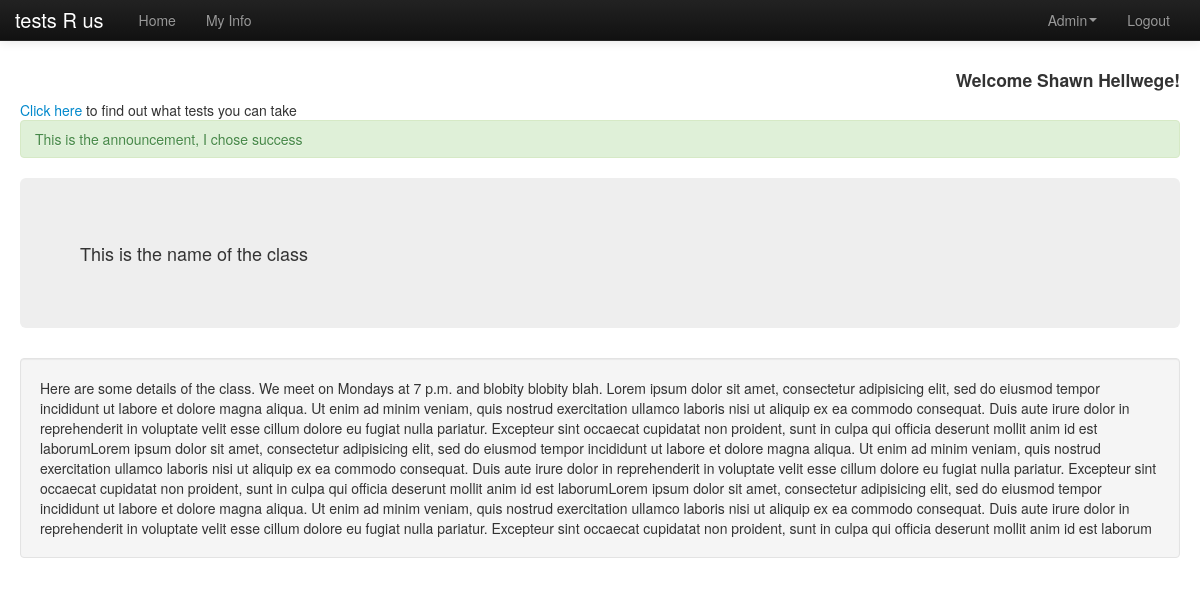
/index.php (signed in), run on the app's committed database.
### tables this page shows
CREATE TABLE `users` (
  `id` int(11) NOT NULL AUTO_INCREMENT,
  `class_id` int(11) DEFAULT NULL,
  `username` varchar(100) DEFAULT NULL,
  `password` varchar(100) DEFAULT NULL,
  `user_group` int(11) DEFAULT NULL,
  `first` varchar(100) DEFAULT NULL,
  `last` varchar(100) DEFAULT NULL,
  `address1` varchar(100) DEFAULT NULL,
  `address2` varchar(100) DEFAULT NULL,
  `city` varchar(100) DEFAULT NULL,
  `state` varchar(100) DEFAULT NULL,
  `zip` varchar(100) DEFAULT NULL,
  `major` varchar(100) DEFAULT NULL,
  `last_login` datetime DEFAULT NULL,
  `date_created` datetime DEFAULT NULL,
  PRIMARY KEY (`id`)
);

CREATE TABLE `class` (
  `id` int(11) NOT NULL AUTO_INCREMENT,
  `name` varchar(100) DEFAULT NULL,
  `description` text,
  `announcement` text,
  `message_type` varchar(45) DEFAULT NULL,
  PRIMARY KEY (`id`)
);

### index.php (the view, shortened to what this page needs)
<?php
include_once("includes/start.php");
?>
<!DOCTYPE html>
<html>
<head>
<link rel="stylesheet" type="text/css" href="css/bootstrap.css">
<link rel="stylesheet" type="text/css" href="css/bootstrap-responsive.css">
<link href="css/mystyles.css" rel="stylesheet" type="text/css">
</head>
<body>
<div class="navbar navbar-inverse navbar-fixed-top">
  <div class="navbar-inner">
    <div class="container">
      <a class="brand" href="#">tests R us</a>
      <div class="nav-collapse collapse">
        <ul class="nav">
          <li><a href="index.php">Home</a></li>
          <li><a href="myinfo.php">My Info</a></li>
        </ul>
        <ul class="nav pull-right">
        <?PHP
        $username=$_SESSION['username'];
        $adminquery="SELECT * FROM users WHERE username='$username'";
        $adminresult = mysqli_query($mysqli, $adminquery);
        $admin = mysqli_fetch_array($adminresult);
        if ($admin['user_group']==1){
        echo "<li class='dropdown'><a href='#' class='dropdown-toggle' data-toggle='dropdown'>Admin<b class='caret'></b></a>
            <ul class='dropdown-menu'>
              <li><a href='admin-tests.php'>Tests</a></li>
              <li><a href='admin-users.php'>Users</a></li>
              <li><a href='admin-class.php'>Class details</a></li>
            </ul>
        </li>";
		}?>
          <li><a href="logout.php">Logout</a></li>
        </ul>
      </div>
    </div>
  </div>
</div>
<div class="container-fluid">
<?php
$username=$_SESSION['username'];
$query = "select * from users where username='$username'";
$result = mysqli_query($mysqli, $query) or die();
$row = mysqli_fetch_assoc($result);
?>
<div class="pull-right"><h4>Welcome <?php echo $row['first']?> <?php echo $row['last']?>!</h4></div>
<div class="clearfix"></div>
<?php
$queryselect="select * from `class` WHERE `id`='1';";
$resultselect = mysqli_query($mysqli, $queryselect);
$resultarray = mysqli_fetch_array($resultselect);
?>
<a href="student-tests.php">Click here</a> to find out what tests you can take
<div class="<?php echo  @$resultarray['message_type']?>"><?php echo  @$resultarray['announcement']?></div>
<div class="hero-unit"><?php echo  @$resultarray['name']?></div>
<div class="well"><?php echo  @$resultarray['description']?></div>
 </div>
</body>
</html>

### css/mystyles.css (style rules this page uses)
body { padding-top: 60px; }

### data on the page
users: first "Shawn", last "Hellwege"
class: announcement "This is the announcement, I chose success", name "This is the name of the class", description "Here are some details of the class. We meet on Mondays at 7 p.m. and blobity blobity blah. Lorem ipsum dolor sit amet, consectetur adipisicing elit, sed do eiusmod tempor incididunt ut labore et dolore magna aliqua. Ut enim ad minim veniam, quis nostrud exercitation ullamco laboris nisi ut aliquip ex ea commodo consequat. Duis aute irure dolor in reprehenderit in voluptate velit esse cillum dolore eu fugiat nulla pariatur. Excepteur sint occaecat cupidatat non proident, sunt in culpa qui officia deserunt mollit anim id est laborumLorem ipsum dolor sit amet, consectetur adipisicing elit, sed do eiusmod tempor incididunt ut labore et dolore magna aliqua. Ut enim ad minim veniam, quis nostrud…"
